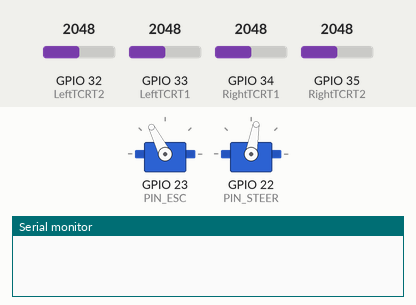
A sketch run on a simulated ESP32. Shown: 2 × servo, the last lines printed to the serial monitor. The inputs (shaded band) are chosen by the test bench; at power-on: GPIO 35 (RightTCRT2) = 2048, GPIO 32 (LeftTCRT2) = 2048, GPIO 33 (LeftTCRT1) = 2048, GPIO 34 (RightTCRT1) = 2048.

Above: at 7.2 s.
7.3 s: GPIO 35 (RightTCRT2) set to 2010
At 7.6 s:
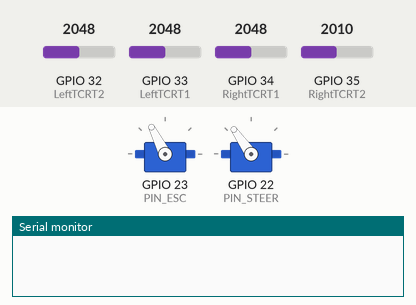
8.8 s: GPIO 35 (RightTCRT2) set to 2866
At 9.7 s:
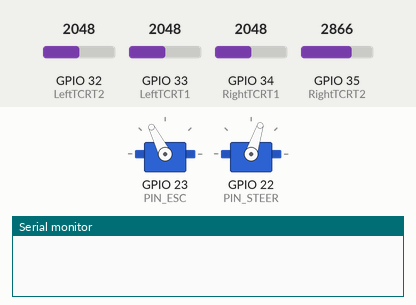
10.3 s: GPIO 32 (LeftTCRT2) set to 1062
11.8 s: GPIO 32 (LeftTCRT2) set to 947
13.3 s: GPIO 33 (LeftTCRT1) set to 3897
14.8 s: GPIO 33 (LeftTCRT1) set to 4021
At 15.6 s:
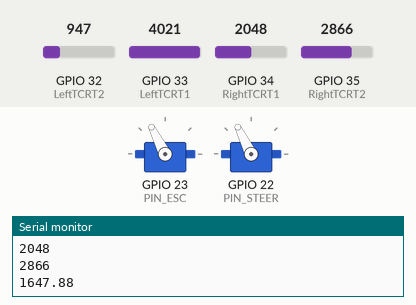
Timing chart, 0 to 17.3 s (numbered marks = the images above; inputs shaded):
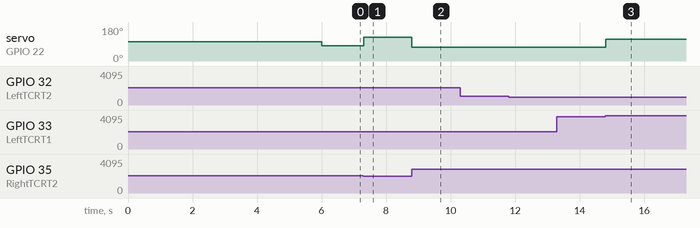

Measured:
- the behaviour switches between 2048 and 2047 on GPIO 35 (RightTCRT2) (found by bisection; images 0 and 1)
- the behaviour switches between 3967 and 3968 on GPIO 33 (LeftTCRT1) (found by bisection; images 2 and 3)
- after the input at 7.3 s, servo on GPIO 22 (PIN_STEER): 80° → 125° at once
- after the input at 8.8 s, servo on GPIO 22 (PIN_STEER): 125° → 72° at once
- after the input at 10.3 s, every drawn part: stays the same
- after the input at 14.8 s, servo on GPIO 22 (PIN_STEER): 72° → 116° at once

The sketch:

Sugeno.ino
```cpp
// #include <NimBLEDevice.h>
#include <ESP32Servo.h>
#include "Fuzzy.h"

Servo esc, steer;
Fuzzy fuzzy;

const int PIN_ESC   = 23;
const int PIN_STEER = 22;
const int LeftTCRT1 = 33;
const int LeftTCRT2 = 32;
const int RightTCRT1 = 34;
const int RightTCRT2 = 35;

int leftValue1 = 0;
int leftValue2 = 0;
int rightValue1 = 0;
int rightValue2 = 0;


void setup() {
  Serial.begin(115200);
  pinMode(LeftTCRT1, INPUT);
  pinMode(LeftTCRT2, INPUT);
  pinMode(RightTCRT1, INPUT);
  pinMode(RightTCRT2, INPUT);

  // ESC & Servo
  ESP32PWM::allocateTimer(0);
  ESP32PWM::allocateTimer(1);
  esc.setPeriodHertz(50);
  esc.attach(PIN_ESC, 1000, 2000);
  steer.attach(PIN_STEER, 1000, 2000);
  esc.writeMicroseconds(1500);
  steer.writeMicroseconds(1570); // Mitte angepasst
  delay(6000);
  esc.writeMicroseconds(1650);
}

void loop() {
    esc.writeMicroseconds(1650);

    int sL = analogRead(33);
    int bL = analogRead(32);
    int sR = analogRead(34);
    int bR = analogRead(35);

    //TODO: wenn beide werte hoch sind, anhalten
    // Direction festlegen
    Directions dir = fuzzy.setDirection(sL, bL, sR, bR);

    // 1. Inference
    InputMembershipDegrees inM = fuzzy.inference(dir);

    // 2. Regeln
    OutputMembershipDegrees outM = fuzzy.rules(inM);

    // 3. Defuzzify -> PWM
    float steering_pwm = fuzzy.defuzzify(outM);

    // Ausgabe für die Auswertung nicht bei angehobenem Fahrzeug
    if (bL< 1000 || bR < 1000 ){
      Serial.println(sL);
      Serial.println(bL);
      Serial.println(sR);
      Serial.println(bR);
      Serial.println(steering_pwm);}

//     if (leftDeviation > rightDeviation):
//     direction = 'left'
// else:
//     direction = 'right'

    //Serial.print("PWM: ");
    //Serial.println(steering_pwm);

    steer.writeMicroseconds(steering_pwm);

    delay(20);  // Loop entspannt lassen, ESC mag 50 Hz
}
```

Fuzzy.cpp
```cpp
#include "Fuzzy.h"
#include <Arduino.h>


// ------------------- Konstruktor -------------------

Fuzzy::Fuzzy() {
    LANE = 500;
    LINE = 3000;
    CENTER = 1570;
    left_dir = false;
}

// ------------------- inference -------------------

Directions Fuzzy::setDirection(int smallLeft,
                    int bigLeft,
                    int smallRight,
                    int bigRight)
{
   Directions d;
   float l = (smallLeft + bigLeft) * 0.5;
   float r = (smallRight + bigRight) * 0.5;

   if (l > r) left_dir = true;
   else left_dir = false;

   if (left_dir) {
    d.small = smallLeft;
    d.big = bigLeft;
   }
   else{
    d.small = smallRight;
    d.big = bigRight;
   }

   return d;
}

InputMembershipDegrees Fuzzy::inference(const Directions &d)
{
    InputMembershipDegrees m;
    m.outerLine  = 0.0f;
    m.innerLine    = 0.0f;

    // Auswertung innerer Sensor
    if (d.small <= LANE) m.innerLine = 0;
    else if (LANE < d.small && d.small < LINE){
        m.innerLine = float(d.small - LANE) / float(LINE - LANE);
    }
    else {
        m.innerLine = 1;
    }

    // Auswertung äußerer Sensor
    if (d.big <= LANE) m.outerLine = 0;
    else if (LANE < d.big && d.big < LINE){
        m.outerLine = float(d.big - LANE) / float(LINE - LANE);
    }
    else{
        m.outerLine = 1;
    }


    return m;
}

// ------------------- rules -------------------
//
// Entspricht der Python-Methode:
// def rules(self, membershipdegrees):
//   if smallLeft or bigLeft -> right
//   if smallRight or bigRight -> left
//   if normal -> normal
//

OutputMembershipDegrees Fuzzy::rules(const InputMembershipDegrees &m) {
    OutputMembershipDegrees o;
    o.rule1   = 0.0f;
    o.rule2 = 0.0f;
    o.rule3 = 0.0f;
    o.rule4  = 0.0f;

    // Regel 1 : keiner der Sensoren berührt die Linie
    o.rule1 = (1.0 - m.outerLine) * (1.0 - m.innerLine);
    // Regel 2: Nur der äußere Sensor berührt die Linie
    o.rule2 = (1.0 - m.outerLine) * m.innerLine;
    // Regel 3: beide Sensoren berühren die Linie
    o.rule3 = m.outerLine * m.innerLine;
    // Regel 4: nur der innere Sensor berührt die Linie
    o.rule4 = m.outerLine * (1.0 - m.innerLine);


    return o;
}

// ------------------- defuzzify -------------------

float Fuzzy::defuzzify(const OutputMembershipDegrees &o) { //"&o" übergibt das Objekt keine Kopie
    float steering_pwm = CENTER;

    float noSteering = 0.0;
    float lightSteering = 60.0;
    float mediumSteering = 160.0;
    float maxSteering = 200.0;

    float z = (o.rule1 * noSteering + o.rule2 * lightSteering + o.rule3 * mediumSteering + o.rule4 * maxSteering)/(o.rule1+o.rule2+o.rule3+o.rule4);

    if (left_dir){
        steering_pwm = CENTER + z;
    }
    else {
        steering_pwm = CENTER - z;
    }

    return steering_pwm;
}
```

Fuzzy.h
```cpp
#ifndef FUZZY_H
#define FUZZY_H

// Struktur für die Richtungsauswertung
struct Directions {
    int small;
    int big;
};

// Struktur für die Membershipgrade der Eingangsseite
struct InputMembershipDegrees {
    float outerLine;
    float innerLine;
};

// Struktur für die Output-Membershipgrade (left, normal, right)
struct OutputMembershipDegrees {
    float rule1;
    float rule2;
    float rule3;
    float rule4;
};

class Fuzzy {
    private:
        int LANE;
        int LINE;
        int CENTER;
        bool left_dir;
public:
    Fuzzy();

    // 1. Richtung bestimmen
    Directions setDirection(int smallLeft,
                            int bigLeft,
                            int smallRight,
                            int bigRight);

    // 1. Fuzzifizierung / Inferenz
    InputMembershipDegrees inference(const Directions &dir);

    // 2. Regelbasis
    OutputMembershipDegrees rules(const InputMembershipDegrees &m);

    // 3. Defuzzifikation: gibt PWM-Signal (1300...1700) zurück
    float defuzzify(const OutputMembershipDegrees &o);

};

#endif // FUZZY_H
```
